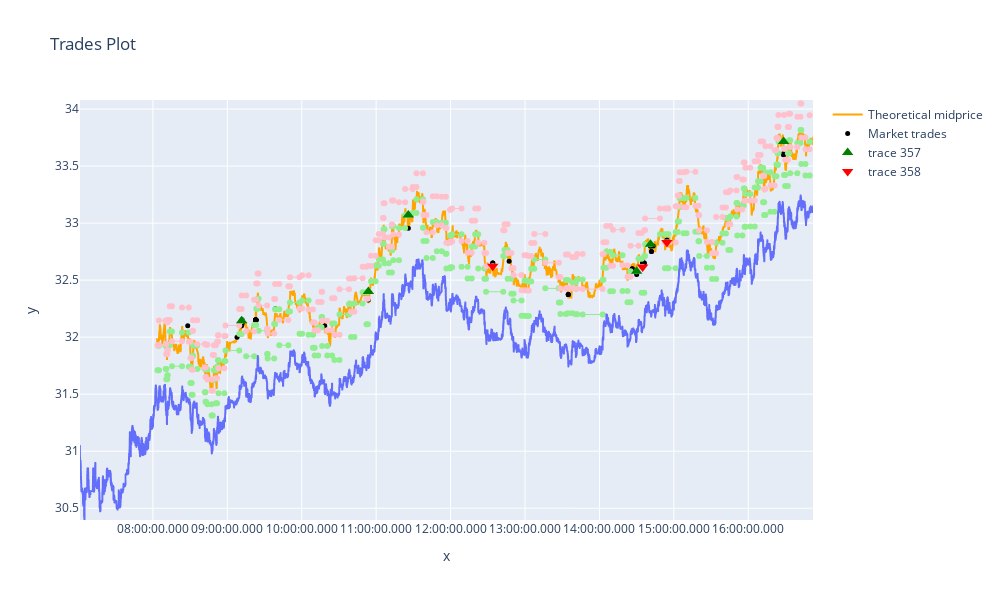

Write notebook code for a chart like this one.
### Code cell
import warnings
warnings.filterwarnings('ignore')
line = px.line(
    x=pd.to_datetime(temp_quotes['timestamp'], unit = 'ns'),
    y=temp_quotes['midprice'],
    title="Trades Plot",
    width=1000,
    height=600
)

line.add_trace(go.Line(
    x=pd.to_datetime(temp_quotes_the['timestamp'], unit = 'ns'),
    y=temp_quotes_the['midprice'],
    marker=dict(color='orange', size=10),
    name="Theoretical midprice")
)

line.add_scatter(
    x=pd.to_datetime(the_dict_trades['timestamp'], unit = 'ns'),
    y=the_dict_trades['price'],
    mode="markers",
    marker=dict(color='black', size=5),
    name="Market trades"
)

for order in buy_orders:
    line.add_trace(go.Line(
    x=pd.to_datetime(order.timestamp, unit = 'ns'),
    y=order.price,
    name="Buy orders", 
    showlegend=False,
    line=dict(color='lightgreen', width=1)))

for order in sell_orders:
    line.add_trace(go.Line(
    x=pd.to_datetime(order.timestamp, unit = 'ns'),
    y=order.price,
    name="Sell orders", 
    showlegend=False,
    line=dict(color='pink', width=1)))

line.add_scatter(
    x = buy_trades['timestamp'],
    y = buy_trades['price'],
    mode="markers",
    marker=dict(color='green', size=10, symbol="triangle-up")
)

line.add_scatter(
    x = sell_trades['timestamp'],
    y = sell_trades['price'],
    mode="markers",
    marker=dict(color='red', size=10, symbol="triangle-down")
)
line.update_xaxes(tickformat="%H:%M:%S.%L")

line.show()
